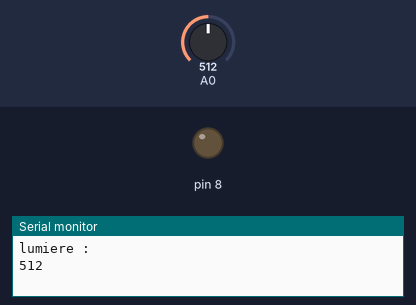
Bench run of a sketch on a simulated Arduino Uno, built with avr-gcc and run on an emulated ATmega328P. On the bench: output pins drawn as LEDs (lit = HIGH), the last lines printed to the serial monitor. The test bench sets the inputs (shaded band); at power-on: A0 = 512.

Above: at 3.0 s.
At 6.5 s:
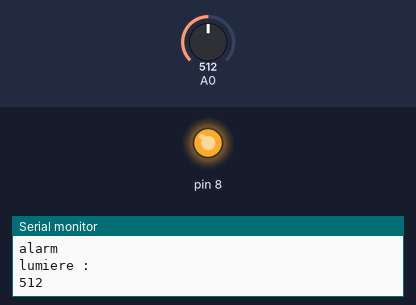
Timing chart, 0 to 7.8 s (numbered marks = the images above):
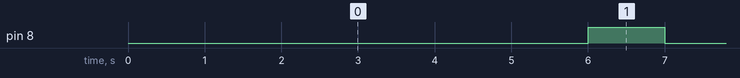

The sketch:

alarme_frigo.ino
```cpp
void setup() {

Serial.begin(9600);
pinMode(8,OUTPUT);
}

void loop() {

  int lumiere = analogRead(0);

  Serial.println("lumiere : ");
  Serial.println(lumiere);
  delay(1000);
  digitalWrite(8,LOW);

  if(lumiere > 300){

    int lumiere = analogRead(0);
    delay(5000);
    lumiere = analogRead(0);

      if(lumiere > 300){
      Serial.println("alarm");
      digitalWrite(8,HIGH);
      lumiere = analogRead(0);
      }

}
}
```

Measured:
- by itself, pin 8: alternates HIGH for 1.0 s and LOW for 5.0 s
